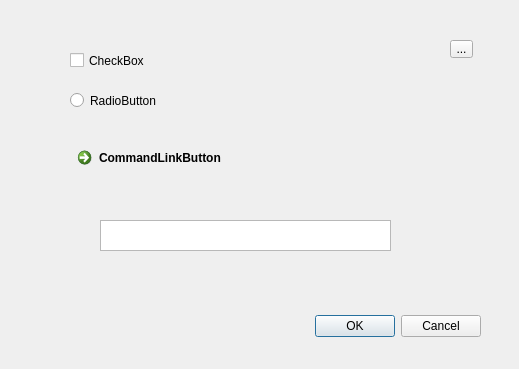
<?xml version="1.0" encoding="UTF-8"?>
<ui version="4.0">
 <class>Dialog</class>
 <widget class="QDialog" name="Dialog">
  <property name="geometry">
   <rect>
    <x>0</x>
    <y>0</y>
    <width>519</width>
    <height>369</height>
   </rect>
  </property>
  <property name="windowTitle">
   <string>Dialog</string>
  </property>
  <widget class="QDialogButtonBox" name="buttonBox">
   <property name="geometry">
    <rect>
     <x>140</x>
     <y>310</y>
     <width>341</width>
     <height>32</height>
    </rect>
   </property>
   <property name="orientation">
    <enum>Qt::Horizontal</enum>
   </property>
   <property name="standardButtons">
    <set>QDialogButtonBox::Cancel|QDialogButtonBox::Ok</set>
   </property>
  </widget>
  <widget class="QCheckBox" name="checkBox">
   <property name="geometry">
    <rect>
     <x>70</x>
     <y>50</y>
     <width>85</width>
     <height>21</height>
    </rect>
   </property>
   <property name="text">
    <string>CheckBox</string>
   </property>
  </widget>
  <widget class="QRadioButton" name="radioButton">
   <property name="geometry">
    <rect>
     <x>70</x>
     <y>90</y>
     <width>98</width>
     <height>21</height>
    </rect>
   </property>
   <property name="text">
    <string>RadioButton</string>
   </property>
  </widget>
  <widget class="QCommandLinkButton" name="commandLinkButton">
   <property name="geometry">
    <rect>
     <x>70</x>
     <y>140</y>
     <width>168</width>
     <height>41</height>
    </rect>
   </property>
   <property name="text">
    <string>CommandLinkButton</string>
   </property>
  </widget>
  <widget class="QToolButton" name="toolButton">
   <property name="geometry">
    <rect>
     <x>450</x>
     <y>40</y>
     <width>23</width>
     <height>18</height>
    </rect>
   </property>
   <property name="text">
    <string>...</string>
   </property>
  </widget>
  <widget class="QTextEdit" name="textEdit">
   <property name="geometry">
    <rect>
     <x>100</x>
     <y>220</y>
     <width>291</width>
     <height>31</height>
    </rect>
   </property>
  </widget>
 </widget>
 <resources/>
 <connections>
  <connection>
   <sender>buttonBox</sender>
   <signal>accepted()</signal>
   <receiver>Dialog</receiver>
   <slot>accept()</slot>
   <hints>
    <hint type="sourcelabel">
     <x>248</x>
     <y>254</y>
    </hint>
    <hint type="destinationlabel">
     <x>157</x>
     <y>274</y>
    </hint>
   </hints>
  </connection>
  <connection>
   <sender>buttonBox</sender>
   <signal>rejected()</signal>
   <receiver>Dialog</receiver>
   <slot>reject()</slot>
   <hints>
    <hint type="sourcelabel">
     <x>316</x>
     <y>260</y>
    </hint>
    <hint type="destinationlabel">
     <x>286</x>
     <y>274</y>
    </hint>
   </hints>
  </connection>
 </connections>
</ui>
